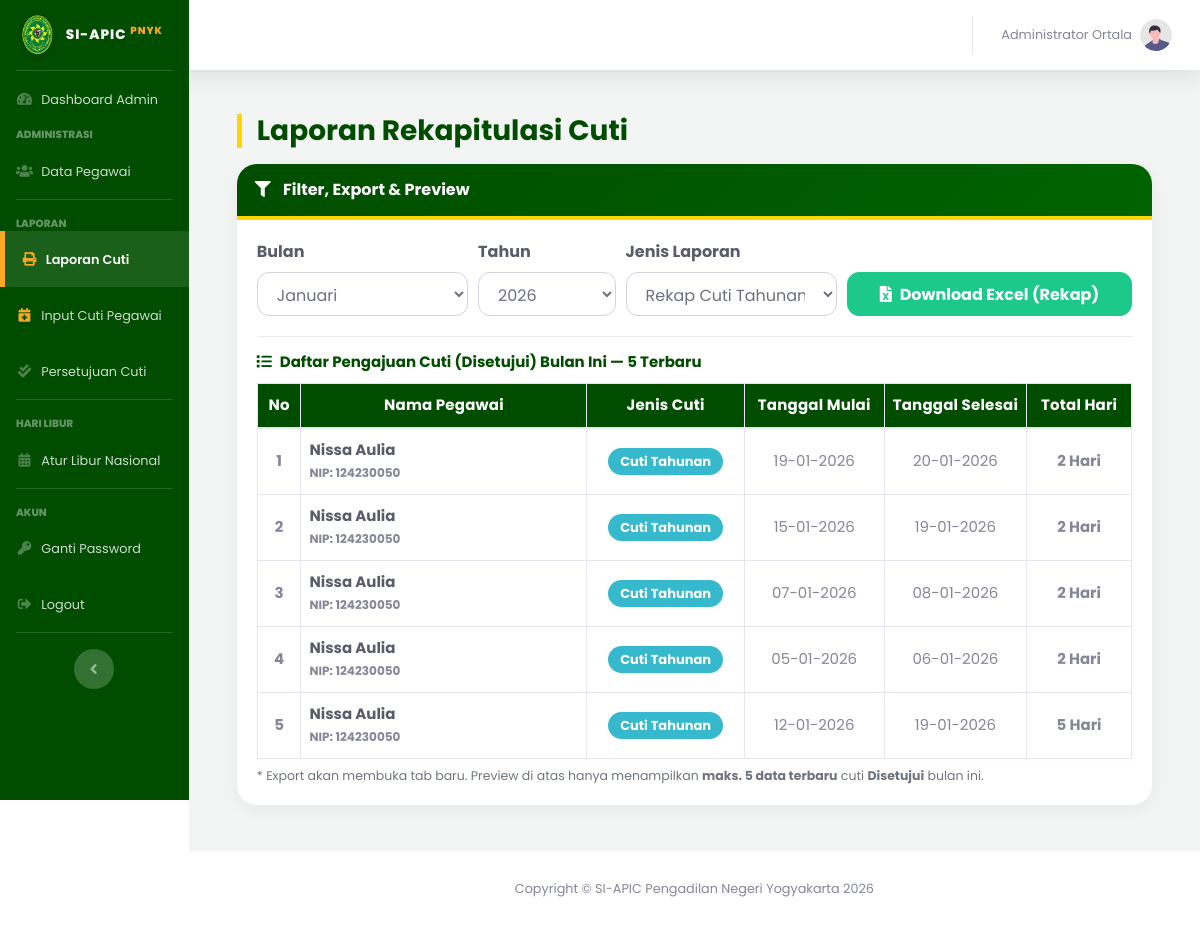
The page /index.php?page=laporan_cuti (signed in) on the database its author committed.
### tables this page shows
CREATE TABLE `pengajuan_cuti` (
  `id_pengajuan` int(11) NOT NULL,
  `id_user` int(11) NOT NULL,
  `jenis_cuti` varchar(50) DEFAULT NULL,
  `id_atasan` int(11) DEFAULT NULL,
  `id_jenis` int(11) NOT NULL,
  `nomor_surat` varchar(100) DEFAULT NULL,
  `tgl_pengajuan` date DEFAULT NULL,
  `tgl_mulai` date NOT NULL,
  `tgl_selesai` date NOT NULL,
  `lama_hari` int(11) NOT NULL,
  `alasan` text NOT NULL,
  `no_telepon` varchar(20) DEFAULT NULL,
  `masa_kerja` varchar(50) DEFAULT NULL,
  `alamat_cuti` text NOT NULL,
  `status` enum('Diajukan','Disetujui','Ditolak','Dibatalkan') DEFAULT 'Diajukan',
  `catatan_admin` text DEFAULT NULL,
  `created_at` timestamp NOT NULL DEFAULT current_timestamp(),
  `sisa_cuti_n` int(11) DEFAULT 0,
  `sisa_cuti_n1` int(11) DEFAULT 0,
  `dipotong_n1` int(11) DEFAULT 0,
  `dipotong_n` int(11) DEFAULT 0,
  `id_pejabat` int(11) DEFAULT 0
);

CREATE TABLE `users` (
  `id_user` int(11) NOT NULL,
  `nip` varchar(30) NOT NULL,
  `password` varchar(255) NOT NULL,
  `nama_lengkap` varchar(100) NOT NULL,
  `jabatan` varchar(100) DEFAULT NULL,
  `pangkat` varchar(50) DEFAULT NULL,
  `unit_kerja` varchar(100) DEFAULT 'Pengadilan Negeri Yogyakarta',
  `no_telepon` varchar(20) DEFAULT NULL,
  `role` enum('admin','user') NOT NULL,
  `is_atasan_langsung` tinyint(1) DEFAULT 0 COMMENT '1=Bisa TTD, 0=Staf Biasa',
  `sisa_cuti_n` int(11) DEFAULT 12,
  `sisa_cuti_n1` int(11) DEFAULT 0,
  `sisa_cuti_n2` int(11) DEFAULT 0,
  `kuota_cuti_sakit` int(11) DEFAULT 14,
  `created_at` timestamp NOT NULL DEFAULT current_timestamp(),
  `status_akun` enum('aktif','nonaktif') DEFAULT 'aktif',
  `id_atasan` int(11) DEFAULT NULL
);

CREATE TABLE `jenis_cuti` (
  `id_jenis` int(11) NOT NULL,
  `nama_jenis` varchar(50) NOT NULL
);

### pages/admin/laporan_cuti.php (the view, shortened to what this page needs)
<?php
$bln = date('m');
$thn = date('Y');
$query_preview = "SELECT p.*, u.nama_lengkap, u.nip, j.nama_jenis
                  FROM pengajuan_cuti p
                  JOIN users u ON p.id_user = u.id_user
                  JOIN jenis_cuti j ON p.id_jenis = j.id_jenis
                  WHERE p.status = 'Disetujui'
                    AND MONTH(p.tgl_mulai) = '$bln'
                    AND YEAR(p.tgl_mulai) = '$thn'
                  ORDER BY p.created_at DESC, p.id_pengajuan DESC
                  LIMIT 5";
$result_preview = mysqli_query($koneksi, $query_preview);
$nama_bulan = [
  '01' => 'Januari', '02' => 'Februari', '03' => 'Maret',
  '04' => 'April',   '05' => 'Mei',      '06' => 'Juni',
  '07' => 'Juli',    '08' => 'Agustus',  '09' => 'September',
  '10' => 'Oktober', '11' => 'November', '12' => 'Desember'
];
?>
<div class="container-fluid mb-3">
    <div class="d-sm-flex align-items-center justify-content-between mb-3 mt-4">
        <h1 class="h3 mb-0 text-gray-800 page-title-pn">Laporan Rekapitulasi Cuti</h1>
    </div>
    <div class="card card-pn">
        <div class="card-header-pn">
            <i class="fas fa-filter mr-2"></i>
            <h6 class="d-inline m-0 font-weight-bold text-white">Filter, Export & Preview</h6>
        </div>
        <div class="card-body">
            <form id="formExport" action="pages/admin/proses_export_excel.php" method="GET" target="_blank">
                <div class="form-row align-items-end">
                    <div class="col-md-3 mb-2">
                        <label class="font-weight-bold text-dark">Bulan</label>
                        <select name="bulan" id="bulan" class="form-control" required>
                            <?php
                            $bulan_sekarang = date('m');
                            foreach ($nama_bulan as $kode => $nama) {
                                $selected = ($kode == $bulan_sekarang) ? 'selected' : '';
                                echo "<option value='$kode' $selected>$nama</option>";
                            }
                            ?>
                        </select>
                    </div>
                    <div class="col-md-2 mb-2">
                        <label class="font-weight-bold text-dark">Tahun</label>
                        <select name="tahun" id="tahun" class="form-control" required>
                            <?php
                            $tahun_mulai = 2026;
                            $tahun_akhir = $tahun_mulai + 4;
                            $tahun_sekarang = (int)date('Y');
                            for ($i = $tahun_mulai; $i <= $tahun_akhir; $i++) {
                                $selected = '';
                                if ($tahun_sekarang >= $tahun_mulai && $tahun_sekarang <= $tahun_akhir) {
                                    $selected = ($i == $tahun_sekarang) ? 'selected' : '';
                                } else {
                                    $selected = ($i == $tahun_mulai) ? 'selected' : '';
                                }
                                echo "<option value='$i' $selected>$i</option>";
                            }
                            ?>
                        </select>
                    </div>
                    <div class="col-md-3 mb-2">
                        <label class="font-weight-bold text-dark">Jenis Laporan</label>
                        <select name="id_jenis" id="id_jenis" class="form-control">
                            <option value="1">Rekap Cuti Tahunan</option>
                        </select>
                    </div>
                    <div class="col-md-4 mb-2">
                        <button type="submit" class="btn btn-success btn-block">
                            <i class="fas fa-file-excel mr-2"></i>Download Excel (Rekap)
                        </button>
                    </div>
                </div>
            </form>
            <div class="divider-soft"></div>
            <div class="font-weight-bold" style="color:var(--pn-green); font-size:15px; margin-bottom:10px;">
                <i class="fas fa-list mr-2"></i>Daftar Pengajuan Cuti (Disetujui) Bulan Ini — 5 Terbaru
            </div>
            <div class="table-responsive">
                <table class="table table-bordered table-hover table-preview mb-0" width="100%" cellspacing="0">
                    <thead class="thead-pn">
                        <tr class="text-center">
                            <th width="5%">No</th>
                            <th>Nama Pegawai</th>
                            <th width="18%">Jenis Cuti</th>
                            <th width="16%">Tanggal Mulai</th>
                            <th width="16%">Tanggal Selesai</th>
                            <th width="12%">Total Hari</th>
                        </tr>
                    </thead>
                    <tbody>
                        <?php
                        $no = 1;
                        if ($result_preview && mysqli_num_rows($result_preview) > 0) {
                            while ($row = mysqli_fetch_assoc($result_preview)) {
                                $total_hari = isset($row['lama_hari']) ? (int)$row['lama_hari'] : 0;
                                echo "<tr>";
                                echo "<td class='text-center font-weight-bold'>{$no}</td>";
                                echo "<td>
                                        <div class='font-weight-bold text-dark'>{$row['nama_lengkap']}</div>
                                        <small class='text-secondary font-weight-bold'>NIP: {$row['nip']}</small>
                                      </td>";
                                echo "<td class='text-center'>
                                        <span class='badge badge-info badge-pill-soft'>{$row['nama_jenis']}</span>
                                      </td>";
                                echo "<td class='text-center'>".date('d-m-Y', strtotime($row['tgl_mulai']))."</td>";
                                echo "<td class='text-center'>".date('d-m-Y', strtotime($row['tgl_selesai']))."</td>";
                                echo "<td class='text-center font-weight-bold'>{$total_hari} Hari</td>";
                                echo "</tr>";
                                $no++;
                            }
                        } else {
                            echo "<tr><td colspan='6' class='text-center'>Belum ada data cuti disetujui bulan ini.</td></tr>";
                        }
                        ?>
                    </tbody>
                </table>
                <div class="small-note">
                    * Export akan membuka tab baru. Preview di atas hanya menampilkan <b>maks. 5 data terbaru</b> cuti <b>Disetujui</b> bulan ini.
                </div>
            </div>
        </div>
    </div>
    <div class="footer-spacer"></div>
</div>

### index.php (style rules this page uses)
body, #wrapper, h1, h2, h3, h4, h5, h6, p, span, a, div, table, input, button, select, textarea { font-family: 'Poppins', sans-serif !important; }
.card { border-radius: 20px !important; border: none !important; box-shadow: 0 5px 20px rgba(0,0,0,0.05) !important; overflow: hidden; margin-bottom: 25px; }
.btn { border-radius: 12px !important; padding: 10px 20px; font-weight: 500; box-shadow: none !important; }
.form-control { border-radius: 12px !important; height: 45px; padding: 10px 15px; }

### pages/admin/laporan_cuti.php (style rules this page uses)
:root { --pn-green:#004d00; --pn-gold:#FFD700; --bg-light:#f8f9fc; }
.page-title-pn { font-weight:700; border-left:5px solid var(--pn-gold); padding-left:15px; color:var(--pn-green)!important; }
.card-pn { border:none; border-radius:15px; box-shadow:0 5px 15px rgba(0,0,0,0.1); overflow:hidden; background:#fff; }
.card-header-pn { background:linear-gradient(135deg,var(--pn-green) 0%,#006400 100%); color:#fff; border-bottom:4px solid var(--pn-gold); padding:14px 18px; }
.thead-pn { background:var(--pn-green); color:#fff; }
.badge-pill-soft { border-radius:999px; padding:7px 12px; font-weight:700; font-size: 13px; }
.form-control { border-radius:12px; height:44px; }
.btn { border-radius:12px; height:44px; font-weight:700; }
.divider-soft { height:1px; background:#e9ecef; margin:12px 0 14px; }
.table-preview { font-size: 15px; }
.table-preview th { padding: 10px 8px; font-size: 15px; letter-spacing: .2px; white-space: nowrap; }
.table-preview td { padding: 10px 8px; vertical-align: middle; }
.small-note { font-size: 12.5px; color: #6c757d; margin-top: 8px; }
.footer-spacer { height: 5px; }

### rows shown on the page
pengajuan_cuti: id_user.nama_lengkap "Nissa Aulia", id_user.nip "124230050", id_jenis.nama_jenis "Cuti Tahunan", tgl_mulai "19-01-2026", tgl_selesai "20-01-2026", lama_hari "2"
pengajuan_cuti: id_user.nama_lengkap "Nissa Aulia", id_user.nip "124230050", id_jenis.nama_jenis "Cuti Tahunan", tgl_mulai "15-01-2026", tgl_selesai "19-01-2026", lama_hari "2"
pengajuan_cuti: id_user.nama_lengkap "Nissa Aulia", id_user.nip "124230050", id_jenis.nama_jenis "Cuti Tahunan", tgl_mulai "07-01-2026", tgl_selesai "08-01-2026", lama_hari "2"
pengajuan_cuti: id_user.nama_lengkap "Nissa Aulia", id_user.nip "124230050", id_jenis.nama_jenis "Cuti Tahunan", tgl_mulai "05-01-2026", tgl_selesai "06-01-2026", lama_hari "2"
pengajuan_cuti: id_user.nama_lengkap "Nissa Aulia", id_user.nip "124230050", id_jenis.nama_jenis "Cuti Tahunan", tgl_mulai "12-01-2026", tgl_selesai "19-01-2026", lama_hari "5"

### other values the page prints
$_SESSION['nama_lengkap'] "Administrator Ortala"
form field bulan "Januari"
form field tahun "2026"
